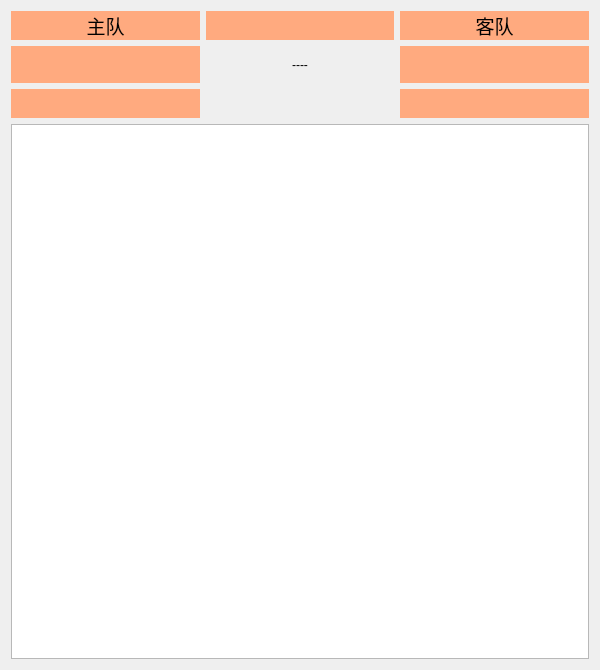
<?xml version="1.0" encoding="UTF-8"?>
<ui version="4.0">
 <class>detailDialog</class>
 <widget class="QDialog" name="detailDialog">
  <property name="geometry">
   <rect>
    <x>0</x>
    <y>0</y>
    <width>600</width>
    <height>670</height>
   </rect>
  </property>
  <property name="windowTitle">
   <string>Dialog</string>
  </property>
  <layout class="QGridLayout" name="gridLayout">
   <item row="0" column="0">
    <widget class="QLabel" name="label1">
     <property name="font">
      <font>
       <family>微软雅黑</family>
       <pointsize>14</pointsize>
      </font>
     </property>
     <property name="styleSheet">
      <string notr="true">background-color: rgb(255, 170, 127);</string>
     </property>
     <property name="text">
      <string>主队</string>
     </property>
     <property name="alignment">
      <set>Qt::AlignCenter</set>
     </property>
    </widget>
   </item>
   <item row="0" column="1">
    <widget class="QLabel" name="labelTime">
     <property name="font">
      <font>
       <family>微软雅黑</family>
       <pointsize>14</pointsize>
      </font>
     </property>
     <property name="styleSheet">
      <string notr="true">background-color: rgb(255, 170, 127);</string>
     </property>
     <property name="text">
      <string/>
     </property>
    </widget>
   </item>
   <item row="0" column="2">
    <widget class="QLabel" name="label2">
     <property name="font">
      <font>
       <family>微软雅黑</family>
       <pointsize>14</pointsize>
      </font>
     </property>
     <property name="styleSheet">
      <string notr="true">background-color: rgb(255, 170, 127);</string>
     </property>
     <property name="text">
      <string>客队</string>
     </property>
     <property name="alignment">
      <set>Qt::AlignCenter</set>
     </property>
    </widget>
   </item>
   <item row="1" column="0">
    <widget class="QLabel" name="labelTeam1">
     <property name="font">
      <font>
       <family>微软雅黑</family>
       <pointsize>20</pointsize>
      </font>
     </property>
     <property name="styleSheet">
      <string notr="true">background-color: rgb(255, 170, 127);</string>
     </property>
     <property name="text">
      <string/>
     </property>
    </widget>
   </item>
   <item row="1" column="1">
    <widget class="QLabel" name="label3">
     <property name="text">
      <string>----</string>
     </property>
     <property name="alignment">
      <set>Qt::AlignCenter</set>
     </property>
    </widget>
   </item>
   <item row="1" column="2">
    <widget class="QLabel" name="labelTeam2">
     <property name="font">
      <font>
       <family>微软雅黑</family>
       <pointsize>20</pointsize>
      </font>
     </property>
     <property name="styleSheet">
      <string notr="true">background-color: rgb(255, 170, 127);</string>
     </property>
     <property name="text">
      <string/>
     </property>
    </widget>
   </item>
   <item row="2" column="0">
    <widget class="QLabel" name="label1_2">
     <property name="font">
      <font>
       <family>微软雅黑</family>
       <pointsize>16</pointsize>
      </font>
     </property>
     <property name="styleSheet">
      <string notr="true">background-color: rgb(255, 170, 127);</string>
     </property>
     <property name="text">
      <string/>
     </property>
     <property name="alignment">
      <set>Qt::AlignCenter</set>
     </property>
    </widget>
   </item>
   <item row="2" column="2">
    <widget class="QLabel" name="label1_3">
     <property name="font">
      <font>
       <family>微软雅黑</family>
       <pointsize>16</pointsize>
      </font>
     </property>
     <property name="styleSheet">
      <string notr="true">background-color: rgb(255, 170, 127);</string>
     </property>
     <property name="text">
      <string/>
     </property>
     <property name="alignment">
      <set>Qt::AlignCenter</set>
     </property>
    </widget>
   </item>
   <item row="3" column="0" colspan="3">
    <widget class="QTableWidget" name="tableWidget"/>
   </item>
  </layout>
 </widget>
 <resources/>
 <connections/>
</ui>
